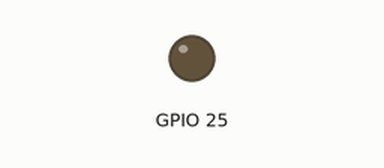
Bench run of a sketch on a simulated ESP32. Shown: output pins drawn as LEDs (lit = HIGH).

Above: at 0.0 s.
Timing chart, 0 to 1.5 s (numbered marks = the images above):
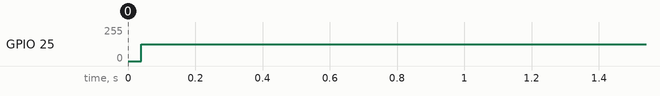

Measured:
- by itself, GPIO 25: 0/255 → 124/255 at 0.04 s

The sketch:

ESP32_DAC_output.ino
```cpp
#include <driver/dac.h>
#include <math.h>
#define vPoints  240    // 一周期内输出点数量，越多越好，但频率也因此降低
#define vMaxValue 256   //DAC最大值，256对应3.1v，大了的话就失真了，为什么达不到3.3，这个我再考虑一下
float sin_tab[vPoints];

void getsin()
{
  float radian, vAng;    //弧度和角度
  vAng=360.000/vPoints;  //一个点对应的角度
  for(int i=0;i<vPoints;i++){
  radian=vAng*i;
  radian=radian*0.01744; // 弧度=角度*（π/180）= 0.01744
  sin_tab[i]=(vMaxValue/2)*sin(radian)+(vMaxValue/2);   //  i代表某点    radian为某角度对应的弧度      弧度=角度*（π/180） (vMaxValue/2)为正弦波零点处对应DA输入值，即DA满量程的一半；
  //printf("sin tab[%d]: %f\n", i, sin_tab[i]);
  }
}

void setup() {
  // put your setup code here, to run once:
  dac_output_enable(DAC_CHANNEL_1);    //使能dac通道
  getsin();   // 获取正弦波的值
}

void loop() {
  // put your main code here, to run repeatedly:
  for(int i=0; i<vPoints; i++){
    dac_output_voltage(DAC_CHANNEL_1, sin_tab[i]);    //输出电压
  }
}
```
